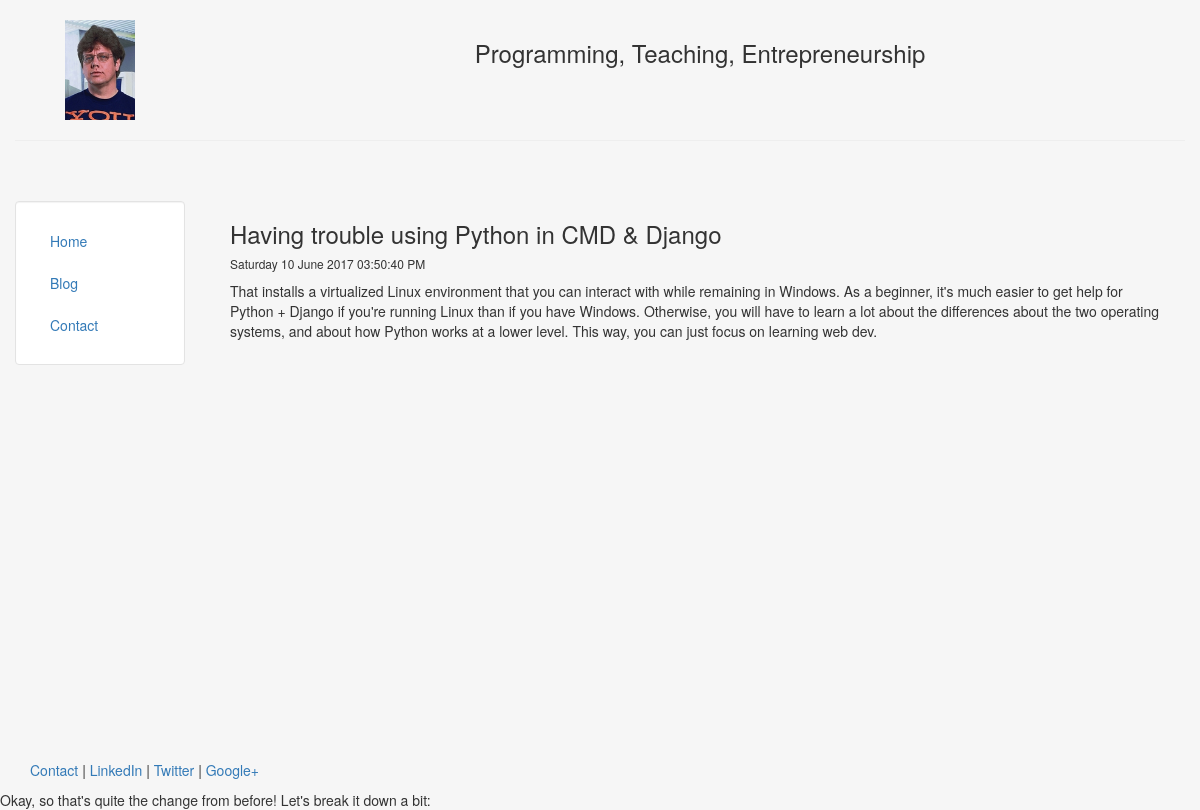
The page /blog/1 on the database its author committed.
### blog/models.py (models this page shows, shortened)
class Post(models.Model):
	title=models.CharField(max_length=140)
	body=models.TextField()
	date=models.DateTimeField()

### blog/templates/blog/post.html
{% extends "personal/header.html" %}
{% block content %}
	<h3>{{ post.title }}</h3>
	<h6>{{ post.date | date:"l j F Y h:i:s A"}}</h6>
	<p>{{ post.body | safe | linebreaks }}</p>
{% endblock %}

### personal/templates/personal/header.html (shortened to what this page needs)
<!DOCTYPE html>
<html lang="en">
<head>
	{% load staticfiles %}
	<link rel="stylesheet" href="{% static 'personal/css/bootstrap.min.css' %}" type = "text/css"/>
</head>
<body class="body" style="background-color:#f6f6f6">
	<div class="container-fluid" style="min-height:95%; ">
		<div class="row">
			  <div class="col-sm-2">
				  <br>
				  <center>
					<img src="{% static 'personal/img/profile.jpg' %}" class="responsive-img" style='max-height:100px;' alt="face">
				  </center>
			  </div>
			  <div class="col-sm-10">
				  <br>
				  <center>
				  <h3>Programming, Teaching, Entrepreneurship</h3>
				  </center>
			  </div>
		</div><hr>
		<div class="row">
		  <div class="col-sm-2">
		  <br>
		  <br>
			<div class="well bs-sidebar" id="sidebar" style="background-color:#fff">
			  <ul class="nav nav-pills nav-stacked">
				<li><a href='/'>Home</a></li>
				<li><a href='/blog/'>Blog</a></li>
				<li><a href='/contact/'>Contact</a></li>
			  </ul>
			</div>
		  </div>
		  <div class="col-sm-10">
			<div class='container-fluid'>
			<br><br>
			   {% block content %}
			   {% endblock %}
			</div>
		  </div>
		</div>
	</div>
	<footer>
		<div class="container-fluid" style='margin-left:15px'>
			<p><a href="#" target="blank">Contact</a> | <a href="#" target="blank">LinkedIn</a> | <a href="#" target="blank">Twitter</a> | <a href="#" target="blank">Google+</a></p>
		</div>
	</footer>
</body>
</html>
<head>
	{% load staticfiles %}
	<link rel="stylesheet" href="{% static 'personal/css/bootstrap.min.css' %}" type = "text/css"/>
</head>

### personal/templates/personal/header.html (style rules this page uses)
html, body { height:100% }

### rows shown on the page
Post: title "Having trouble using Python in CMD & Django", date "Saturday 10 June 2017 03:50:40 PM", body "That installs a virtualized Linux environment that you can interact with while remaining in Windows. As a beginner, it's much easier to get help for Python + Django if you're running Linux than if you have Windows. Otherwise, you will have to learn a lot about the differences about the two operating systems, and about how Python works at a lower level. This way, you can just focus on learning web dev."
